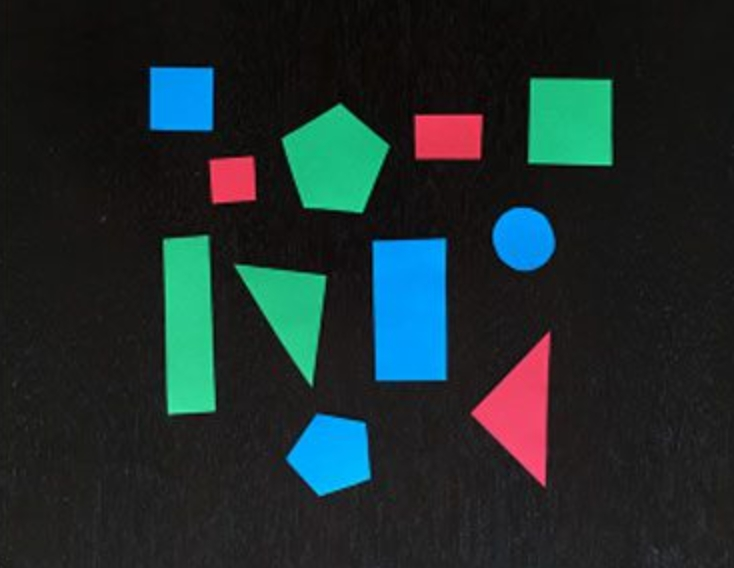
#> input picture OpenCV学习/形状颜色识别/count.png, 734 x 568 px
$ python main.py
#> lines starting #> are read from the running program, lines starting #| are printed output that depends on the picture; after the words box and inside, x2 and y2 are one past the last pixel; in counts of white or black regions, pixels touching at a corner belong together
### OpenCV学习/形状颜色识别/colorlabeler.py
# coding=utf-8
# 导入一些python包
from scipy.spatial import distance as dist
from collections import OrderedDict
import numpy as np
import cv2

# 创建一个颜色标签类
class ColorLabeler:
    def __init__(self):
        # 初始化一个颜色词典
        colors = OrderedDict({
            "red": (255, 0, 0),
            "green": (0, 255, 0),
            "blue": (0, 0, 255)})

        # 为LAB图像分配空间
        self.lab = np.zeros((len(colors), 1, 3), dtype="uint8")
        self.colorNames = []

        # 循环 遍历颜色词典
        for (i, (name, rgb)) in enumerate(colors.items()):
            # 进行参数更新
            self.lab[i] = rgb
            self.colorNames.append(name)

        # 进行颜色空间的变换
        self.lab = cv2.cvtColor(self.lab, cv2.COLOR_RGB2LAB)

    def label(self, image, c):
        # 根据轮廓构造一个mask，然后计算mask区域的平均值
        mask = np.zeros(image.shape[:2], dtype="uint8")
        cv2.drawContours(mask, [c], -1, 255, -1)
        mask = cv2.erode(mask, None, iterations=2)
        mean = cv2.mean(image, mask=mask)[:3]

        # 初始化最小距离
        minDist = (np.inf, None)

        # 遍历已知的LAB颜色值
        for (i, row) in enumerate(self.lab):
            # 计算当前l*a*b*颜色值与图像平均值之间的距离
            d = dist.euclidean(row[0], mean)

            # 如果当前的距离小于最小的距离，则进行变量更新
            if d < minDist[0]:
                minDist = (d, i)

        # 返回最小距离对应的颜色值
        return self.colorNames[minDist[1]]

### OpenCV学习/形状颜色识别/shapedetector.py
# coding=utf-8
import cv2

# 创建形状检测类
class ShapeDetector:
    def __init__(self):
        pass

    def detect(self, c):
        # 初始化形状名和近似的轮廓
        shape = "unidentified"
        peri = cv2.arcLength(c, True)
        approx = cv2.approxPolyDP(c, 0.04 * peri, True)

        # 如果当前的轮廓含有3个顶点，则其为三角形
        if len(approx) == 3:
            shape = "triangle"

        # 如果当前的轮廓含有4个顶点，则其可能是矩形或者正方形
        elif len(approx) == 4:
            # 获取轮廓的边界框并计算长和宽的比例
            (x, y, w, h) = cv2.boundingRect(approx)
            ar = w / float(h)

            shape = "square" if ar >= 0.95 and ar <= 1.05 else "rectangle"

        # 如果这个轮廓含有5个顶点，则它是一个多边形
        elif len(approx) == 5:
            shape = "pentagon"

        # 否则的话，我们认为它是一个圆
        else:
            shape = "circle"

        # 返回形状的名称
        return shape

### OpenCV学习/形状颜色识别/main.py
# coding=utf-8
# python detect_color.py --image example_shapes.png

# 导入一些python包
from shapedetector import ShapeDetector
from colorlabeler import ColorLabeler
import argparse
import imutils
import cv2

# 读取图片
image = cv2.imread('count.png')
#> image is the input picture: shape (568, 734, 3); mean B, G, R 44, 43.4, 29.8
# 进行裁剪操作
resized = imutils.resize(image, width=300)
ratio = image.shape[0] / float(resized.shape[0])
#> ratio = 2.45

# 进行高斯模糊操作
blurred = cv2.GaussianBlur(resized, (5, 5), 0)
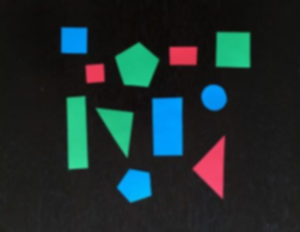
#> blurred: shape (232, 300, 3); mean B, G, R 44, 43.4, 29.8
# 进行图片灰度化
gray = cv2.cvtColor(blurred, cv2.COLOR_BGR2GRAY)
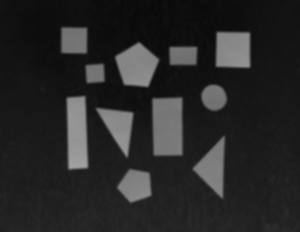
#> gray: shape (232, 300); min 9, max 165, mean 39.4
# 进行颜色空间的变换
lab = cv2.cvtColor(blurred, cv2.COLOR_BGR2LAB)
#> lab: shape (232, 300, 3); mean of channels 0, 1, 2 42.5, 126.1, 127.7
# 进行阈值分割
thresh = cv2.threshold(gray, 60, 255, cv2.THRESH_BINARY)[1]
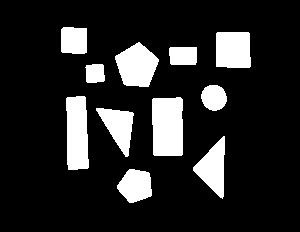
#> thresh: shape (232, 300); 15.5% white; 11 white regions
cv2.imshow("Thresh", thresh)

# 在二值图片中寻找轮廓
cnts = cv2.findContours(thresh.copy(), cv2.RETR_EXTERNAL, cv2.CHAIN_APPROX_SIMPLE)
#> cnts = 11 contours; largest, box (x1, y1, x2, y2) and area: (152, 97, 183, 156) 1674, (66, 96, 89, 170) 1408, (115, 42, 159, 87) 1295, (216, 32, 251, 68) 1154, (193, 136, 225, 199) 1018
cnts = imutils.grab_contours(cnts)

# 初始化形状检测器和颜色标签
sd = ShapeDetector()
cl = ColorLabeler()

# 遍历每一个轮廓
for c in cnts:
    # 计算每一个轮廓的中心点
    M = cv2.moments(c)
    cX = int((M["m10"] / M["m00"]) * ratio)
    cY = int((M["m01"] / M["m00"]) * ratio)

    # 进行颜色检测和形状检测
    shape = sd.detect(c)
    color = cl.label(lab, c)

    # 进行坐标变换
    c = c.astype("float")
    c *= ratio
    c = c.astype("int")
    text = "{} {}".format(color, shape)
    # 绘制轮廓并显示结果
    cv2.drawContours(image, [c], -1, (0, 255, 0), 2)
    cv2.putText(image, text, (cX, cY), cv2.FONT_HERSHEY_SIMPLEX, 0.5, (255, 255, 255), 2)

    cv2.imshow("Image", image)
    cv2.waitKey(0)
#> this loop made 11 passes
#> (cX, cY, shape, peri in detect, approx in detect, x in detect, y in detect, w in detect) on passes 4, 5, 7, 8, 10, 11: (409, 309, 'rectangle', 172.7, [[180, 97], [152, 99], [154, 155], [182, 154]], 152, 97, 31), (187, 325, 'rectangle', 184.1, [[84, 96], [66, 98], [68, 169], [88, 167]], 66, 96, 23), (231, 178, 'square', 69.31, [[86, 65], [87, 82], [104, 80], [102, 64]], 86, 64, 19), (447, 135, 'rectangle', 85.66, [[169, 48], [171, 64], [195, 64], [196, 47]], 169, 47, 28), (569, 121, 'rectangle', 135.1, [[217, 32], [216, 66], [249, 67], [249, 33]], 216, 32, 34), (179, 98, 'square', 98.49, [[63, 27], [61, 51], [86, 52], [86, 28]], 61, 27, 26)
#> (cX, cY, shape, peri in detect, mean in label, color, text) on passes 1, 6, 9: (330, 453, 'pentagon', 112.3, (170.8, 118.5, 79.6), 'blue', 'blue pentagon'), (522, 238, 'circle', 83.6, (151.6, 131.1, 70.66), 'blue', 'blue circle'), (334, 159, 'pentagon', 143.5, (175.1, 74.67, 147.9), 'green', 'green pentagon')
#> pass 1, in label, `mask = cv2.erode(mask, None, iterations=2)`:
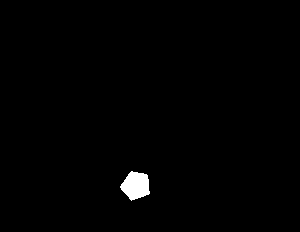
#> mask: shape (232, 300); 0.89% white; 1 white region, box (x1, y1, x2, y2) and area: (120, 171, 150, 201) 616
#> pass 1, `cv2.imshow("Image", image)`:
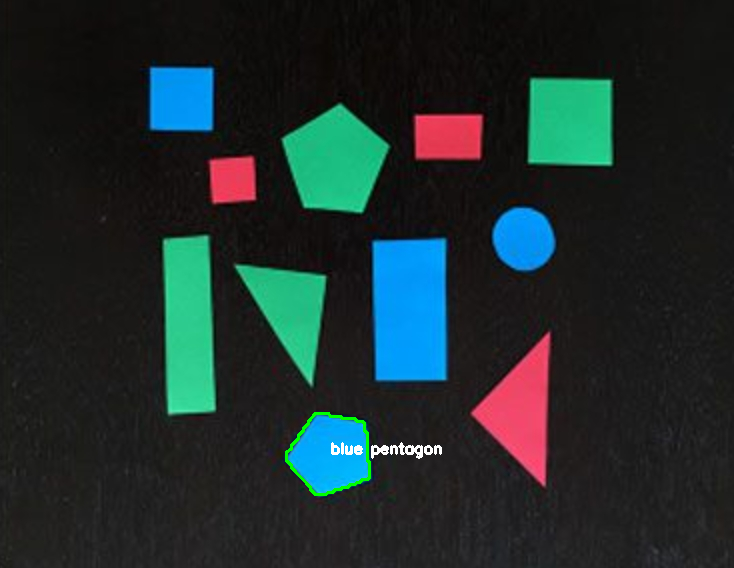
#> window 'Image': shape (568, 734, 3); mean B, G, R 44, 44.1, 30.2
#> pass 2, in label (call 2), `mask = cv2.erode(mask, None, iterations=2)`:
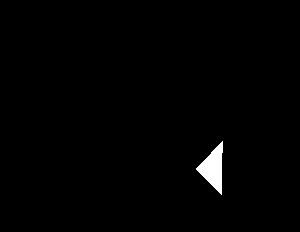
#> mask: shape (232, 300); 1% white; 1 white region, box (x1, y1, x2, y2) and area: (196, 141, 223, 195) 725
#> after the loop:
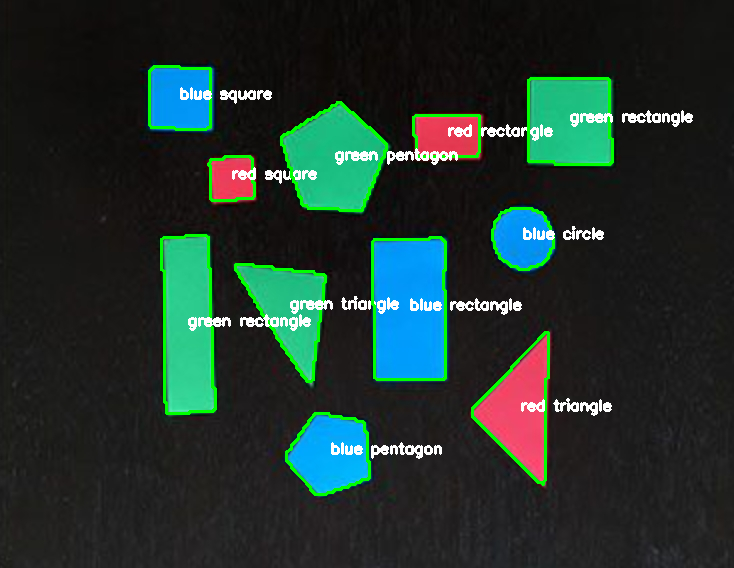
#> image: shape (568, 734, 3); 4.3% of pixels changed, all inside (x1, y1, x2, y2) = (148, 65, 693, 496)
